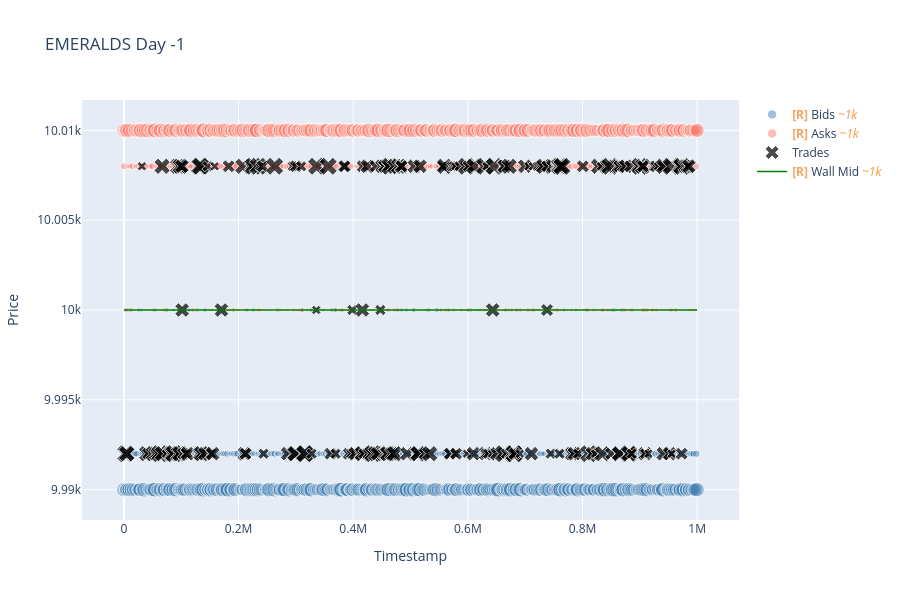

The notebook cell this image was saved under:
### Code cell
# Orderbook 散点图 + wall mid + trades
fig = plot_orderbook_scatter(
    prices_long, trades, product=PRODUCT, day=DAY, wall_mid_df=wall_mid_df,
    filter_by_volume=FILTER_BY_VOLUME,
    min_order_volume=MIN_ORDER_VOLUME,
    min_trade_quantity=MIN_TRADE_QUANTITY,
)
fig.show()

### Figure 1 — Plotly figure (JSON) as saved in the notebook; plotly's stock layout.template omitted (floating-point values rounded to 4 significant figures; data arrays with more than 128 entries replaced by an {"elided": "..."} marker saying what was removed)
{"data": [{"customdata": {"elided": "20158 int values"}, "hovertemplate": "Timestamp=%{x}<br>Price=%{y}<br>挂单量=%{customdata}<extra></extra>", "marker": {"color": "steelblue", "opacity": 0.5, "size": {"elided": "1000 float values"}}, "mode": "markers", "name": "<b style=\"color:sandybrown\">[R]</b> Bids <i style=\"color:#fc9944\">~1k</i>", "type": "scatter", "uid": "1f9aecd4-0a5c-4163-8676-b6a8d8b4b219", "x": {"elided": "1000 int values"}, "y": {"elided": "1000 int values"}}, {"customdata": {"elided": "20163 int values"}, "hovertemplate": "Timestamp=%{x}<br>Price=%{y}<br>挂单量=%{customdata}<extra></extra>", "marker": {"color": "salmon", "opacity": 0.5, "size": {"elided": "1000 float values"}}, "mode": "markers", "name": "<b style=\"color:sandybrown\">[R]</b> Asks <i style=\"color:#fc9944\">~1k</i>", "type": "scatter", "uid": "850030c7-f6da-4beb-8160-08ddd252b3ac", "x": {"elided": "1000 int values"}, "y": {"elided": "1000 int values"}}, {"customdata": {"elided": "208 int values"}, "hovertemplate": "Timestamp=%{x}<br>Price=%{y}<br>成交量=%{customdata}<extra></extra>", "marker": {"color": "black", "size": {"elided": "208 float values"}, "symbol": "x"}, "mode": "markers", "name": "Trades", "type": "scatter", "uid": "77b54ce9-b89e-4e9c-ab0e-8ba6549444fa", "x": {"elided": "208 int values"}, "y": {"elided": "208 int values"}}, {"line": {"color": "green", "width": 1.5}, "mode": "lines", "name": "<b style=\"color:sandybrown\">[R]</b> Wall Mid <i style=\"color:#fc9944\">~1k</i>", "type": "scatter", "uid": "0cbacdae-acef-4d8f-9d8e-c9e40eb4156d", "x": {"elided": "1000 int values"}, "y": {"elided": "1000 float values"}}], "layout": {"height": 600, "title": {"text": "EMERALDS Day -1"}, "xaxis": {"title": {"text": "Timestamp"}}, "yaxis": {"title": {"text": "Price"}}}}
